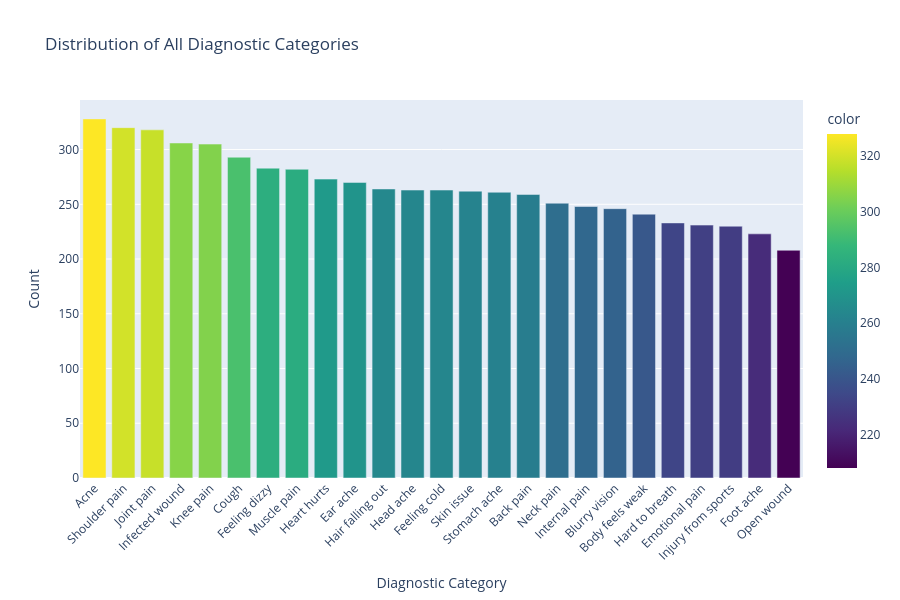
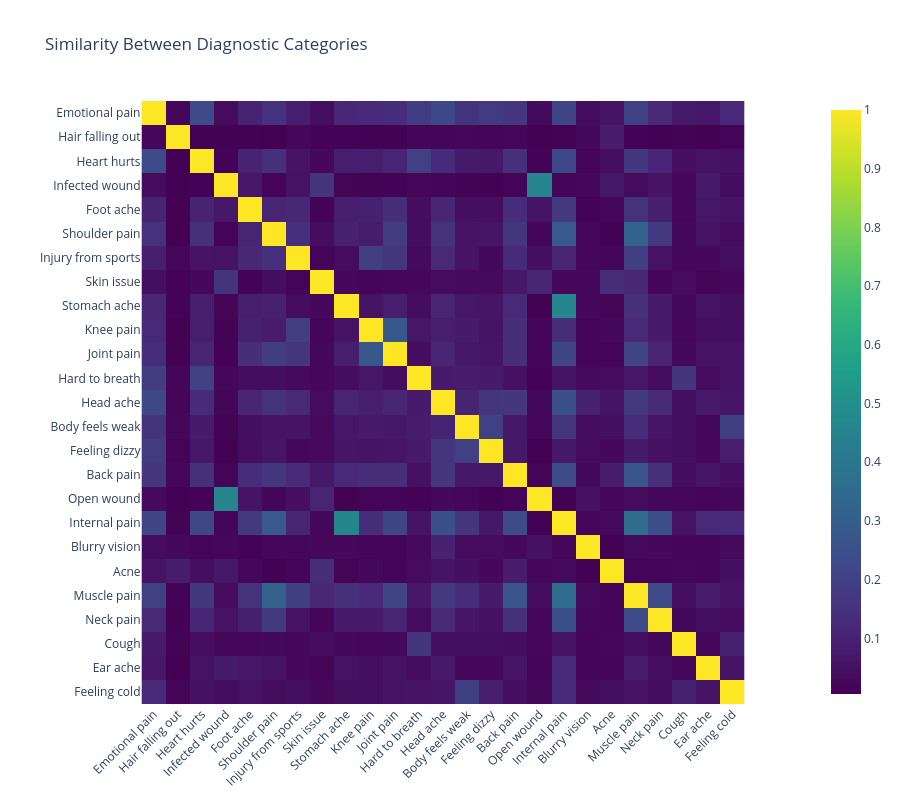

Source (notebook cell) for these figures, in order:
### Markdown cell above
### 3.6 Preprocessed Data Explanatory Data Analysis (EDA) and Visualization

**Purpose:** Analyze the cleaned and processed text data through visualizations to gain insights into its characteristics and distribution patterns.

This comprehensive EDA focuses on multiple aspects of our preprocessed medical text data:

1. **Text Length Analysis:**
    - Character count distribution helps identify typical message length and outliers
    - Word count distribution reveals the density of information in patient descriptions

2. **Diagnostic Category Analysis:**
    - Top diagnostic categories visualization shows the class balance/imbalance
    - Average text length by category identifies which conditions typically require more detailed descriptions

3. **Vocabulary Analysis:**
    - WordCloud provides an intuitive visualization of the most frequent terms in patient descriptions
    - Top 20 common words chart quantifies the most prevalent symptom descriptions

4. **Semantic Analysis:**
    - Text similarity heatmap reveals relationships between different diagnostic categories
    - Helps identify potential diagnostic overlap or confusion areas in the classification task

These visualizations provide critical insights for model development by revealing data characteristics, potential class imbalances, and linguistic patterns that inform feature engineering and modeling choices.

### Code cell
# 3.6 Preprocessed Data Explanatory Data Analysis (EDA) and Visualization
# Set up the visualization style
plt.style.use('fivethirtyeight')
sns.set(style='whitegrid')

# Create a figure with multiple subplots for visualizations
plt.figure(figsize=(20, 25))
plt.suptitle('Text Classification EDA', fontsize=24, y=0.95)

# 1. Text Length Distribution (Character Count)
plt.subplot(3, 2, 1)
sns.histplot(df['clean_phrase'].str.len(), bins=30, kde=True)
plt.title('Distribution of Text Length (Characters)')
plt.xlabel('Number of Characters')
plt.ylabel('Frequency')
plt.grid(True, alpha=0.3)

# 2. Word Count Distribution
plt.subplot(3, 2, 2)
sns.histplot(df['clean_phrase'].apply(lambda x: len(str(x).split())), bins=30, kde=True)
plt.title('Distribution of Word Count')
plt.xlabel('Number of Words')
plt.ylabel('Frequency')
plt.grid(True, alpha=0.3)

# 3. Class Distribution (Diagnostic Categories)
plt.subplot(3, 2, 3)
ax = sns.barplot(x=class_distribution.index[:15], y=class_distribution.values[:15], palette='viridis')
plt.title('Top 15 Diagnostic Categories')
plt.xlabel('Diagnostic Category')
plt.ylabel('Count')
plt.xticks(rotation=90)
plt.grid(True, axis='y', alpha=0.3)

# 4. WordCloud of Most Common Words in Processed Text
plt.subplot(3, 2, 4)
all_text = ' '.join(df['processed_phrase'].dropna())
try:
    wordcloud = WordCloud(width=800, height=400, background_color='white', 
                         colormap='viridis', max_words=200).generate(all_text)
    plt.imshow(wordcloud, interpolation='bilinear')
    plt.axis('off')
    plt.title('Word Cloud of Processed Text')
except Exception as e:
    plt.text(0.5, 0.5, f"WordCloud Error: {str(e)}", ha='center', va='center')
    plt.axis('off')
    plt.title('Word Cloud (Error)')

# 5. Top 20 Most Common Words
plt.subplot(3, 2, 5)
word_counts = Counter(' '.join(df['processed_phrase'].dropna()).split())
common_words = pd.DataFrame(word_counts.most_common(20), columns=['Word', 'Frequency'])
sns.barplot(x='Frequency', y='Word', data=common_words, palette='viridis')
plt.title('Top 20 Most Common Words')
plt.xlabel('Frequency')
plt.ylabel('Word')
plt.grid(True, axis='x', alpha=0.3)

# 6. Average Text Length by Category
plt.subplot(3, 2, 6)
avg_len_by_cat = df.groupby('prompt')['clean_phrase'].apply(lambda x: x.str.len().mean()).sort_values(ascending=False)
sns.barplot(x=avg_len_by_cat.index[:15], y=avg_len_by_cat.values[:15], palette='viridis')
plt.title('Average Text Length by Category (Top 15)')
plt.xlabel('Diagnostic Category')
plt.ylabel('Average Character Count')
plt.xticks(rotation=90)
plt.grid(True, axis='y', alpha=0.3)

# Adjust layout and show static plots
plt.tight_layout(rect=[0, 0, 1, 0.95])
plt.show()

# Interactive visualizations with plotly
fig_class_dist = px.bar(
    x=class_distribution.index, 
    y=class_distribution.values,
    labels={'x': 'Diagnostic Category', 'y': 'Count'},
    title='Distribution of All Diagnostic Categories',
    color=class_distribution.values,
    color_continuous_scale='viridis',
    height=600
)
fig_class_dist.update_layout(xaxis_tickangle=-45)
fig_class_dist.show()

# Text similarity heatmap between categories
category_texts = {}
for category in df['prompt'].unique():
    category_texts[category] = ' '.join(df[df['prompt'] == category]['processed_phrase'].dropna())

# Calculate TF-IDF vectors and cosine similarity
vectorizer = TfidfVectorizer(max_features=1000)
tfidf_matrix = vectorizer.fit_transform(list(category_texts.values()))
cosine_sim = cosine_similarity(tfidf_matrix)

# Create heatmap of category similarities
categories = list(category_texts.keys())
fig_heatmap = px.imshow(
    cosine_sim,
    x=categories,
    y=categories,
    color_continuous_scale='viridis',
    title='Similarity Between Diagnostic Categories',
    height=800
)
fig_heatmap.update_layout(xaxis_tickangle=-45)
fig_heatmap.show()

### Figure 1 — Plotly figure (JSON) as saved in the notebook; plotly's stock layout.template omitted (floating-point values rounded to 4 significant figures)
{"data": [{"hovertemplate": "Diagnostic Category=%{x}<br>Count=%{y}<br>color=%{marker.color}<extra></extra>", "legendgroup": "", "marker": {"color": [328, 320, 318, 306, 305, 293, 283, 282, 273, 270, 264, 263, 263, 262, 261, 259, 251, 248, 246, 241, 233, 231, 230, 223, 208], "coloraxis": "coloraxis", "pattern": {"shape": ""}}, "name": "", "orientation": "v", "showlegend": false, "textposition": "auto", "type": "bar", "x": ["Acne", "Shoulder pain", "Joint pain", "Infected wound", "Knee pain", "Cough", "Feeling dizzy", "Muscle pain", "Heart hurts", "Ear ache", "Hair falling out", "Head ache", "Feeling cold", "Skin issue", "Stomach ache", "Back pain", "Neck pain", "Internal pain", "Blurry vision", "Body feels weak", "Hard to breath", "Emotional pain", "Injury from sports", "Foot ache", "Open wound"], "xaxis": "x", "y": [328, 320, 318, 306, 305, 293, 283, 282, 273, 270, 264, 263, 263, 262, 261, 259, 251, 248, 246, 241, 233, 231, 230, 223, 208], "yaxis": "y"}], "layout": {"barmode": "relative", "coloraxis": {"colorbar": {"title": {"text": "color"}}, "colorscale": [[0, "#440154"], [0.1111, "#482878"], [0.2222, "#3e4989"], [0.3333, "#31688e"], [0.4444, "#26828e"], [0.5556, "#1f9e89"], [0.6667, "#35b779"], [0.7778, "#6ece58"], [0.8889, "#b5de2b"], [1, "#fde725"]]}, "height": 600, "legend": {"tracegroupgap": 0}, "title": {"text": "Distribution of All Diagnostic Categories"}, "xaxis": {"anchor": "y", "domain": [0, 1], "tickangle": -45, "title": {"text": "Diagnostic Category"}}, "yaxis": {"anchor": "x", "domain": [0, 1], "title": {"text": "Count"}}}}

### Figure 2 — Plotly figure (JSON) as saved in the notebook; plotly's stock layout.template omitted (floating-point values rounded to 4 significant figures; data arrays with more than 128 entries replaced by an {"elided": "..."} marker saying what was removed)
{"data": [{"coloraxis": "coloraxis", "hovertemplate": "x: %{x}<br>y: %{y}<br>color: %{z}<extra></extra>", "name": "0", "type": "heatmap", "x": ["Emotional pain", "Hair falling out", "Heart hurts", "Infected wound", "Foot ache", "Shoulder pain", "Injury from sports", "Skin issue", "Stomach ache", "Knee pain", "Joint pain", "Hard to breath", "Head ache", "Body feels weak", "Feeling dizzy", "Back pain", "Open wound", "Internal pain", "Blurry vision", "Acne", "Muscle pain", "Neck pain", "Cough", "Ear ache", "Feeling cold"], "xaxis": "x", "y": ["Emotional pain", "Hair falling out", "Heart hurts", "Infected wound", "Foot ache", "Shoulder pain", "Injury from sports", "Skin issue", "Stomach ache", "Knee pain", "Joint pain", "Hard to breath", "Head ache", "Body feels weak", "Feeling dizzy", "Back pain", "Open wound", "Internal pain", "Blurry vision", "Acne", "Muscle pain", "Neck pain", "Cough", "Ear ache", "Feeling cold"], "yaxis": "y", "z": {"elided": "25x25 float values"}}], "layout": {"coloraxis": {"colorscale": [[0, "#440154"], [0.1111, "#482878"], [0.2222, "#3e4989"], [0.3333, "#31688e"], [0.4444, "#26828e"], [0.5556, "#1f9e89"], [0.6667, "#35b779"], [0.7778, "#6ece58"], [0.8889, "#b5de2b"], [1, "#fde725"]]}, "height": 800, "title": {"text": "Similarity Between Diagnostic Categories"}, "xaxis": {"anchor": "y", "constrain": "domain", "domain": [0, 1], "scaleanchor": "y", "tickangle": -45}, "yaxis": {"anchor": "x", "autorange": "reversed", "constrain": "domain", "domain": [0, 1]}}}
